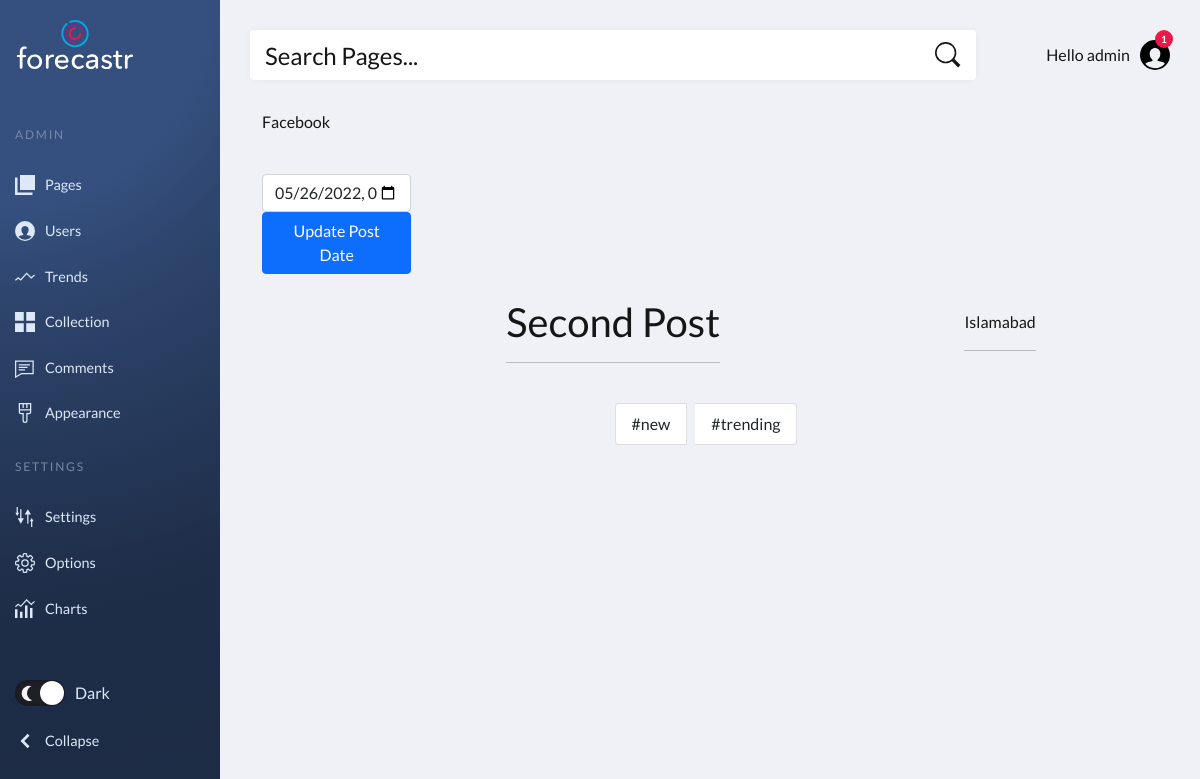
Page /gallery/detail/56/ (signed in) on the committed database.
### content_libraries/models.py (models this page shows, shortened)
class UserPost(models.Model):
    client = models.ForeignKey(Client, null=True, on_delete= models.SET_NULL, related_name='client_posts')
    platform = models.CharField(choices=PlatformChoice.choices, default=PlatformChoice.FACEBOOK, max_length=128)
    title = models.CharField(max_length=200, null=True, blank=True)
    picture = models.ImageField(null=True, blank=True)
    description = models.TextField(blank=True, null=True)
    location = models.CharField(max_length=500, blank=True, null=True)
    lat = models.FloatField(default=0)
    lng = models.FloatField(default=0)
    timeCreated = models.TimeField(auto_now_add=True)
    dateCreated = models.DateField(auto_now_add=True)
    dateToBuy = models.DateTimeField(default=datetime.now)

class Tag(models.Model):
    user_post = models.ForeignKey(UserPost, null=True, on_delete= models.SET_NULL)
    name = models.CharField(max_length=200, null=True)

### contentGallery/views.py (the view)
# urls.py: path("detail/<str:pk_id>/", views.contentDetails, name="contentDetails"),
def contentDetails(request, pk_id):
    albumForm = UserPostForm()
    client = request.user.client
    uPost = UserPost.objects.get(id=pk_id)
    context = {'userPost': uPost}
    return render(request, "contentGallery/contentDetails.html", context=context)

### contentGallery/templates/contentGallery/contentDetails.html (shortened to what this page needs)
{%  extends 'utilaties/dashboard.html' %}
{% load static %}
{% block cssStyles %}
<link rel="stylesheet" href="{% static 'vendor/photoswiper/photoswipe.css' %}">
<link rel="stylesheet" href="{% static 'css/contentGallery/main.css' %}">
{% endblock cssStyles %}
{% block content %}
<section>
    <div class="container">
        <p>{{userPost.platform}}</p>
        <br>
        <div class="col-lg-2 col-md-12">
            <form
            action="{% url 'updateContentDetails' userPost.id %}"
             id="myForm"  method="POST">
                <input type="datetime-local" class="form-control mydate" id="id_productdateTime", value="{{userPost.dateToBuy|date:"Y-m-d"}}T{{userPost.dateToBuy|date:"h:m"}}" name="productdateTime">
                <button class="btn btn-primary btn-round" type="submit" id="myBTN">Update Post Date</button>
            </form>
        </div>
        <div class="d-flex flex-wrap justify-content-evenly align-items-center">
            <div class="intro mt-4">
                <h1>{{userPost.title}}</h1>
                <hr>
            </div>
            <div class="mt-4">
                <p>{{userPost.location}}</p>
                <hr>
            </div>
            <div class="tags mt-4 flex-nowrap">
                <ul id="tagList"  class="list-group list-group-horizontal">
                    {% for tag in userPost.tag_set.all %}
                    <li class="list-group-item  me-2 mb-2">
                        #{{tag.name}}
                    </li>
                    {% endfor %}
                </ul>
            </div>
        </div>
    </div>
</section>
{% endblock content %}

### static/css/SocialHub/main.css (style rules this page uses)
:root { --page-header-bgColor: #2d446c; --page-header-bgColor-hover: #1d2636; --page-header-txtColor: #dde9f8; --page-header-headingColor: #7889a4; --page-header-width: 220px; --page-content-bgColor: #f0f1f6; --page-content-txtColor: #171616; --page-content-blockColor: #fff; --white: #fff; --black: #333; --blue: #00b9eb; --red: #ec1848; --border-radius: 4px; --box-shadow: 0 0 10px -2px rgba(0, 0, 0, 0.075); --switch-bgLightModeColor: #87cefa; --switch-sunColor: gold; --switch-moonColor: #f4f4f4; --switch-bgDarkModeColor: #1f1f27; }
* { padding: 0; margin: 0; box-sizing: border-box; }
ul { list-style: none; }
a, button { color: inherit; }
button { background: none; cursor: pointer; }
input { -webkit-appearance: none; }
button, input { border: none; }
body { font: 16px/1.5 "Lato", sans-serif; }

### rows in the picture
UserPost: platform "Facebook", productdateTime "05/26/2022 09:05", title "Second Post", location "Islamabad"
Tag: name "new"
Tag: name "trending"
